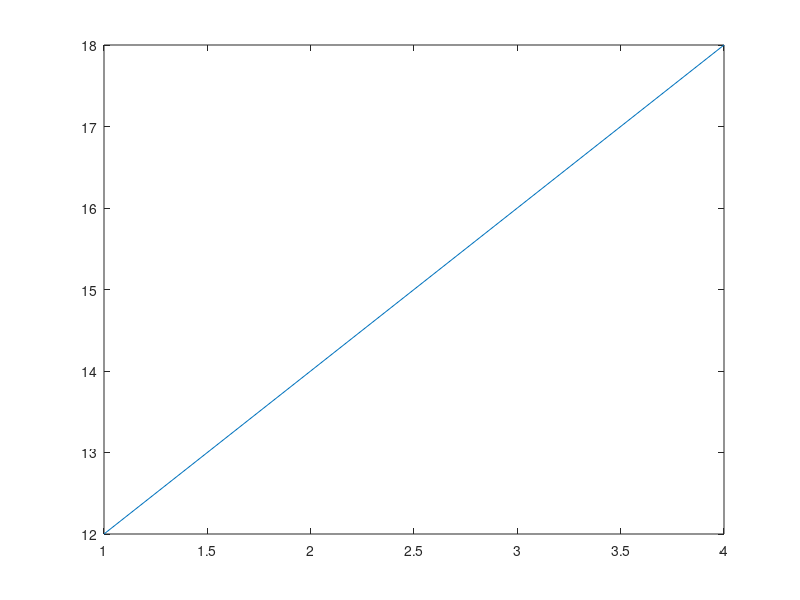
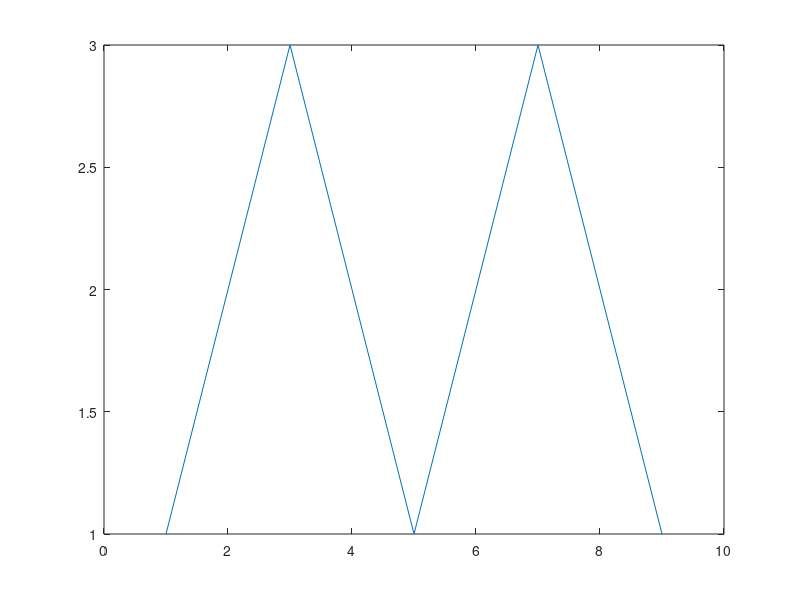
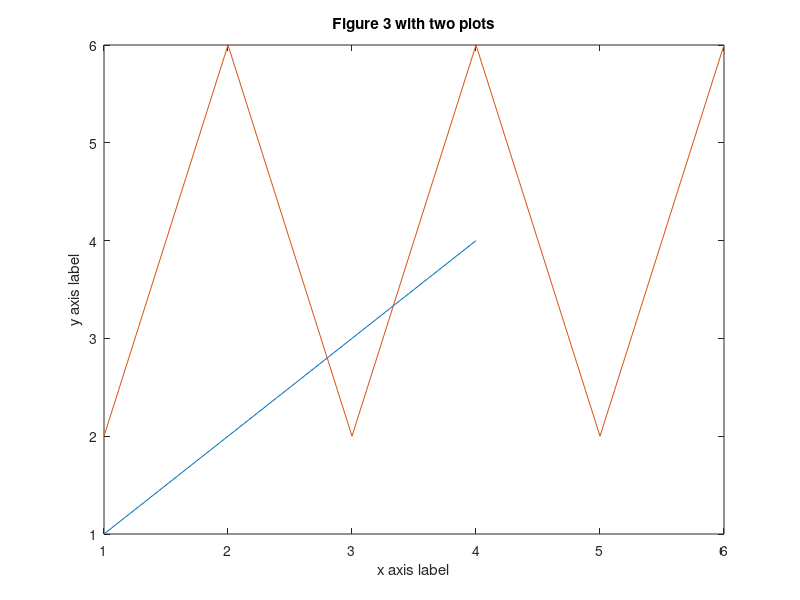

The MATLAB script that drew these images, in order:
%% Basics

%% Comment block
% This is a comment

%% The following statement declares a variable, x, and assigns it the
% primitave value (double) of 5.71
% Note: MATLAB is a loosely or weakly-typed language, so you do not have to
% declare a variable type
x = 5.71;

%% This statement displays the value of x to the command window. Similar to
% printf. 
disp(x);

%% The following declares a variable, A, and assigns it to an Array of 4
% values, 6, 7, 8, 9
A = [6 7 8 9];
disp("The contents of variable A are:");
disp(A);

% You can access an element (matlab is 1 indexed), using the following:
disp("The first item in array A: ");
v = A(1);
disp(v);

% Scale all values in an array
disp("A scaled:");
A = A * 2;
disp(A);

% Get a range of values
disp("Range of value");
disp(A(1:2))

% Sum two arrays
disp("Sum two arrays");
disp([1,2,3,4] + [5,5,5,5])

%% This command closes all open/previously opened figures
close all

%% Create a figure instance. If you want multiple windows/plots, you must
% create a figure for each.
% There is a default figure. If plot is called before creating a figure, it
% will use a default figure

f1 = figure;

%% Create and display a plot of A with all default settings. It will open a
% new window
plot(A);


%% Create a new figure, also sets the current figure to f2
f2 = figure;

% Create a new array B
B = [1,2,3,2,1,2,3,2,1];
% plot will now use the current figure (f2)
plot(B);

% You can plot multiple arrays on the same figure using "hold on"
f3 = figure;

plot([1,2,3,4]);

% Merge the next plot on the current figure. If you dont use "hold on" it
% will completly over write the previous plot 
hold on

plot([2,6,2,6,2,6]);

% You can also set labels and titles of the current figure
ylabel('y axis label');
xlabel('x axis label');
title('Figure 3 with two plots');
